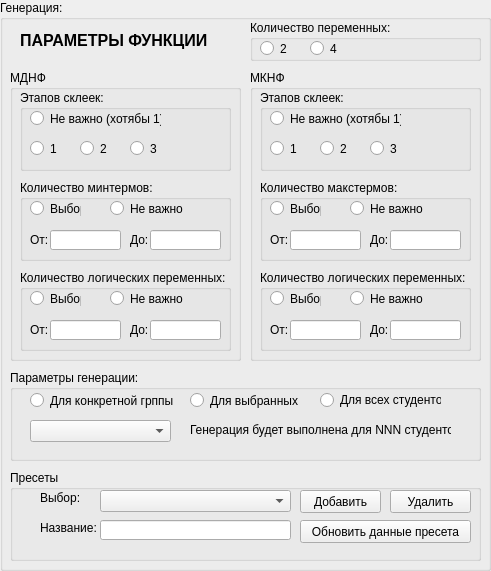
   <widget class="QGroupBox" name="groupBox_functionParams">
    <property name="geometry">
     <rect>
      <x>10</x>
      <y>10</y>
      <width>491</width>
      <height>571</height>
     </rect>
    </property>
    <property name="title">
     <string>Генерация:</string>
    </property>
    <widget class="QGroupBox" name="groupBox_funcVarsCount">
     <property name="geometry">
      <rect>
       <x>250</x>
       <y>20</y>
       <width>231</width>
       <height>41</height>
      </rect>
     </property>
     <property name="title">
      <string>Количество переменных:</string>
     </property>
     <widget class="QRadioButton" name="radioButton_varsCount_2">
      <property name="geometry">
       <rect>
        <x>10</x>
        <y>20</y>
        <width>41</width>
        <height>17</height>
       </rect>
      </property>
      <property name="text">
       <string>2</string>
      </property>
     </widget>
     <widget class="QRadioButton" name="radioButton_varsCount_4">
      <property name="geometry">
       <rect>
        <x>60</x>
        <y>20</y>
        <width>41</width>
        <height>17</height>
       </rect>
      </property>
      <property name="text">
       <string>4</string>
      </property>
     </widget>
    </widget>
    <widget class="QGroupBox" name="groupBox">
     <property name="geometry">
      <rect>
       <x>10</x>
       <y>70</y>
       <width>231</width>
       <height>291</height>
      </rect>
     </property>
     <property name="title">
      <string>МДНФ</string>
     </property>
     <widget class="QGroupBox" name="groupBox_skleykiSteps">
      <property name="geometry">
       <rect>
        <x>10</x>
        <y>20</y>
        <width>211</width>
        <height>81</height>
       </rect>
      </property>
      <property name="title">
       <string>Этапов склеек:</string>
      </property>
      <widget class="QRadioButton" name="radioButton_skleykiCountRandom_mdnf">
       <property name="geometry">
        <rect>
         <x>10</x>
         <y>20</y>
         <width>131</width>
         <height>17</height>
        </rect>
       </property>
       <property name="text">
        <string>Не важно (хотябы 1)</string>
       </property>
      </widget>
      <widget class="QRadioButton" name="radioButton_skleykiCount_1_mdnf">
       <property name="geometry">
        <rect>
         <x>10</x>
         <y>50</y>
         <width>41</width>
         <height>17</height>
        </rect>
       </property>
       <property name="text">
        <string>1</string>
       </property>
      </widget>
      <widget class="QRadioButton" name="radioButton_skleykiCount_2_mdnf">
       <property name="geometry">
        <rect>
         <x>60</x>
         <y>50</y>
         <width>41</width>
         <height>17</height>
        </rect>
       </property>
       <property name="text">
        <string>2</string>
       </property>
      </widget>
      <widget class="QRadioButton" name="radioButton_skleykiCount_3_mdnf">
       <property name="geometry">
        <rect>
         <x>110</x>
         <y>50</y>
         <width>41</width>
         <height>17</height>
        </rect>
       </property>
       <property name="text">
        <string>3</string>
       </property>
      </widget>
     </widget>
     <widget class="QGroupBox" name="groupBox_mintermsCount">
      <property name="geometry">
       <rect>
        <x>10</x>
        <y>110</y>
        <width>211</width>
        <height>81</height>
       </rect>
      </property>
      <property name="title">
       <string>Количество минтермов:</string>
      </property>
      <widget class="QLabel" name="label_mintermsCount_from">
       <property name="geometry">
        <rect>
         <x>10</x>
         <y>50</y>
         <width>21</width>
         <height>20</height>
        </rect>
       </property>
       <property name="text">
        <string>От:</string>
       </property>
      </widget>
      <widget class="QLineEdit" name="lineEdit_mintermsCount_from_mdnf">
       <property name="geometry">
        <rect>
         <x>30</x>
         <y>50</y>
         <width>71</width>
         <height>20</height>
        </rect>
       </property>
      </widget>
      <widget class="QLabel" name="label_mintermsCount_to">
       <property name="geometry">
        <rect>
         <x>110</x>
         <y>50</y>
         <width>21</width>
         <height>20</height>
        </rect>
       </property>
       <property name="text">
        <string>До:</string>
       </property>
      </widget>
      <widget class="QLineEdit" name="lineEdit_mintermsCount_to_mdnf">
       <property name="geometry">
        <rect>
         <x>130</x>
         <y>50</y>
         <width>71</width>
         <height>20</height>
        </rect>
       </property>
      </widget>
      <widget class="QRadioButton" name="radioButton_mintermsCount_chose_mdnf">
       <property name="geometry">
        <rect>
         <x>10</x>
         <y>20</y>
         <width>51</width>
         <height>17</height>
        </rect>
       </property>
       <property name="text">
        <string>Выбор</string>
       </property>
      </widget>
      <widget class="QRadioButton" name="radioButton_mintermsCount_any_mdnf">
       <property name="geometry">
        <rect>
         <x>90</x>
         <y>20</y>
         <width>131</width>
         <height>17</height>
        </rect>
       </property>
       <property name="text">
        <string>Не важно</string>
       </property>
      </widget>
     </widget>
     <widget class="QGroupBox" name="groupBox_varsCountInLastFunc">
      <property name="geometry">
       <rect>
        <x>10</x>
        <y>200</y>
        <width>211</width>
        <height>81</height>
       </rect>
      </property>
      <property name="title">
       <string>Количество логических переменных:</string>
      </property>
      <widget class="QLabel" name="label_varsCountInLastFunc_from">
       <property name="geometry">
        <rect>
         <x>10</x>
         <y>50</y>
         <width>21</width>
         <height>20</height>
        </rect>
       </property>
       <property name="text">
        <string>От:</string>
       </property>
      </widget>
      <widget class="QLineEdit" name="lineEdit_varsCountInLastFunc_from_mdnf">
       <property name="geometry">
        <rect>
         <x>30</x>
         <y>50</y>
         <width>71</width>
         <height>20</height>
        </rect>
       </property>
      </widget>
      <widget class="QLabel" name="label_varsCountInLastFunc_to">
       <property name="geometry">
        <rect>
         <x>110</x>
         <y>50</y>
         <width>21</width>
         <height>20</height>
        </rect>
       </property>
       <property name="text">
        <string>До:</string>
       </property>
      </widget>
      <widget class="QLineEdit" name="lineEdit_varsCountInLastFunc_to_mdnf">
       <property name="geometry">
        <rect>
         <x>130</x>
         <y>50</y>
         <width>71</width>
         <height>20</height>
        </rect>
       </property>
      </widget>
      <widget class="QRadioButton" name="radioButton_varsCountInLastFunc_chose_mdnf">
       <property name="geometry">
        <rect>
         <x>10</x>
         <y>20</y>
         <width>51</width>
         <height>17</height>
        </rect>
       </property>
       <property name="text">
        <string>Выбор</string>
       </property>
      </widget>
      <widget class="QRadioButton" name="radioButton_varsCountInLastFunc_any_mdnf">
       <property name="geometry">
        <rect>
         <x>90</x>
         <y>20</y>
         <width>131</width>
         <height>17</height>
        </rect>
       </property>
       <property name="text">
        <string>Не важно</string>
       </property>
      </widget>
     </widget>
    </widget>
    <widget class="QGroupBox" name="groupBox_2">
     <property name="geometry">
      <rect>
       <x>250</x>
       <y>70</y>
       <width>231</width>
       <height>291</height>
      </rect>
     </property>
     <property name="title">
      <string>МКНФ</string>
     </property>
     <widget class="QGroupBox" name="groupBox_skleykiSteps_3">
      <property name="geometry">
       <rect>
        <x>10</x>
        <y>20</y>
        <width>211</width>
        <height>81</height>
       </rect>
      </property>
      <property name="title">
       <string>Этапов склеек:</string>
      </property>
      <widget class="QRadioButton" name="radioButton_skleykiCountRandom_mknf">
       <property name="geometry">
        <rect>
         <x>10</x>
         <y>20</y>
         <width>131</width>
         <height>17</height>
        </rect>
       </property>
       <property name="text">
        <string>Не важно (хотябы 1)</string>
       </property>
      </widget>
      <widget class="QRadioButton" name="radioButton_skleykiCount_1_mknf">
       <property name="geometry">
        <rect>
         <x>10</x>
         <y>50</y>
         <width>41</width>
         <height>17</height>
        </rect>
       </property>
       <property name="text">
        <string>1</string>
       </property>
      </widget>
      <widget class="QRadioButton" name="radioButton_skleykiCount_2_mknf">
       <property name="geometry">
        <rect>
         <x>60</x>
         <y>50</y>
         <width>41</width>
         <height>17</height>
        </rect>
       </property>
       <property name="text">
        <string>2</string>
       </property>
      </widget>
      <widget class="QRadioButton" name="radioButton_skleykiCount_3_mknf">
       <property name="geometry">
        <rect>
         <x>110</x>
         <y>50</y>
         <width>41</width>
         <height>17</height>
        </rect>
       </property>
       <property name="text">
        <string>3</string>
       </property>
      </widget>
     </widget>
     <widget class="QGroupBox" name="groupBox_mintermsCount_2">
      <property name="geometry">
       <rect>
        <x>10</x>
        <y>110</y>
        <width>211</width>
        <height>81</height>
       </rect>
      </property>
      <property name="title">
       <string>Количество макстермов:</string>
      </property>
      <widget class="QLabel" name="label_mintermsCount_from_2">
       <property name="geometry">
        <rect>
         <x>10</x>
         <y>50</y>
         <width>21</width>
         <height>20</height>
        </rect>
       </property>
       <property name="text">
        <string>От:</string>
       </property>
      </widget>
      <widget class="QLineEdit" name="lineEdit_mintermsCount_from_mknf">
       <property name="geometry">
        <rect>
         <x>30</x>
         <y>50</y>
         <width>71</width>
         <height>20</height>
        </rect>
       </property>
      </widget>
      <widget class="QLabel" name="label_mintermsCount_to_2">
       <property name="geometry">
        <rect>
         <x>110</x>
         <y>50</y>
         <width>21</width>
         <height>20</height>
        </rect>
       </property>
       <property name="text">
        <string>До:</string>
       </property>
      </widget>
      <widget class="QLineEdit" name="lineEdit_mintermsCount_to_mknf">
       <property name="geometry">
        <rect>
         <x>130</x>
         <y>50</y>
         <width>71</width>
         <height>20</height>
        </rect>
       </property>
      </widget>
      <widget class="QRadioButton" name="radioButton_mintermsCount_chose_mknf">
       <property name="geometry">
        <rect>
         <x>10</x>
         <y>20</y>
         <width>51</width>
         <height>17</height>
        </rect>
       </property>
       <property name="text">
        <string>Выбор</string>
       </property>
      </widget>
      <widget class="QRadioButton" name="radioButton_mintermsCount_any_mknf">
       <property name="geometry">
        <rect>
         <x>90</x>
         <y>20</y>
         <width>131</width>
         <height>17</height>
        </rect>
       </property>
       <property name="text">
        <string>Не важно</string>
       </property>
      </widget>
     </widget>
     <widget class="QGroupBox" name="groupBox_varsCountInLastFunc_2">
      <property name="geometry">
       <rect>
        <x>10</x>
        <y>200</y>
        <width>211</width>
        <height>81</height>
       </rect>
      </property>
      <property name="title">
       <string>Количество логических переменных:</string>
      </property>
      <widget class="QLabel" name="label_varsCountInLastFunc_from_2">
       <property name="geometry">
        <rect>
         <x>10</x>
         <y>50</y>
         <width>21</width>
         <height>20</height>
        </rect>
       </property>
       <property name="text">
        <string>От:</string>
       </property>
      </widget>
      <widget class="QLineEdit" name="lineEdit_varsCountInLastFunc_from_mknf">
       <property name="geometry">
        <rect>
         <x>30</x>
         <y>50</y>
         <width>71</width>
         <height>20</height>
        </rect>
       </property>
      </widget>
      <widget class="QLabel" name="label_varsCountInLastFunc_to_2">
       <property name="geometry">
        <rect>
         <x>110</x>
         <y>50</y>
         <width>21</width>
         <height>20</height>
        </rect>
       </property>
       <property name="text">
        <string>До:</string>
       </property>
      </widget>
      <widget class="QLineEdit" name="lineEdit_varsCountInLastFunc_to_mknf">
       <property name="geometry">
        <rect>
         <x>130</x>
         <y>50</y>
         <width>71</width>
         <height>20</height>
        </rect>
       </property>
      </widget>
      <widget class="QRadioButton" name="radioButton_varsCountInLastFunc_chose_mknf">
       <property name="geometry">
        <rect>
         <x>10</x>
         <y>20</y>
         <width>51</width>
         <height>17</height>
        </rect>
       </property>
       <property name="text">
        <string>Выбор</string>
       </property>
      </widget>
      <widget class="QRadioButton" name="radioButton_varsCountInLastFunc_any_mknf">
       <property name="geometry">
        <rect>
         <x>90</x>
         <y>20</y>
         <width>131</width>
         <height>17</height>
        </rect>
       </property>
       <property name="text">
        <string>Не важно</string>
       </property>
      </widget>
     </widget>
    </widget>
    <widget class="QGroupBox" name="groupBox_3">
     <property name="geometry">
      <rect>
       <x>10</x>
       <y>370</y>
       <width>471</width>
       <height>91</height>
      </rect>
     </property>
     <property name="title">
      <string>Параметры генерации:</string>
     </property>
     <widget class="QRadioButton" name="radioButton_generateParam_forAll">
      <property name="geometry">
       <rect>
        <x>310</x>
        <y>20</y>
        <width>121</width>
        <height>20</height>
       </rect>
      </property>
      <property name="text">
       <string>Для всех студентов</string>
      </property>
     </widget>
     <widget class="QRadioButton" name="radioButton_generateParam_forChosedInTable">
      <property name="geometry">
       <rect>
        <x>180</x>
        <y>20</y>
        <width>111</width>
        <height>21</height>
       </rect>
      </property>
      <property name="text">
       <string>Для выбранных</string>
      </property>
     </widget>
     <widget class="QRadioButton" name="radioButton_generateParam_forChoseGroup">
      <property name="geometry">
       <rect>
        <x>20</x>
        <y>20</y>
        <width>151</width>
        <height>21</height>
       </rect>
      </property>
      <property name="text">
       <string>Для конкретной грппы</string>
      </property>
     </widget>
     <widget class="QComboBox" name="comboBox_generateParam_forChosedGroup">
      <property name="geometry">
       <rect>
        <x>20</x>
        <y>50</y>
        <width>141</width>
        <height>22</height>
       </rect>
      </property>
     </widget>
     <widget class="QLabel" name="label_generateStudentsCount">
      <property name="geometry">
       <rect>
        <x>180</x>
        <y>50</y>
        <width>261</width>
        <height>20</height>
       </rect>
      </property>
      <property name="text">
       <string>Генерация будет выполнена для NNN студентов</string>
      </property>
     </widget>
    </widget>
    <widget class="QLabel" name="label_3">
     <property name="geometry">
      <rect>
       <x>20</x>
       <y>20</y>
       <width>221</width>
       <height>41</height>
      </rect>
     </property>
     <property name="font">
      <font>
       <pointsize>12</pointsize>
       <weight>75</weight>
       <bold>true</bold>
      </font>
     </property>
     <property name="text">
      <string>ПАРАМЕТРЫ ФУНКЦИИ</string>
     </property>
    </widget>
    <widget class="QGroupBox" name="groupBox_presets">
     <property name="geometry">
      <rect>
       <x>10</x>
       <y>470</y>
       <width>471</width>
       <height>91</height>
      </rect>
     </property>
     <property name="title">
      <string>Пресеты</string>
     </property>
     <widget class="QComboBox" name="comboBox_chosePrests">
      <property name="geometry">
       <rect>
        <x>90</x>
        <y>20</y>
        <width>191</width>
        <height>22</height>
       </rect>
      </property>
     </widget>
     <widget class="QLabel" name="label_presetsVibor">
      <property name="geometry">
       <rect>
        <x>30</x>
        <y>20</y>
        <width>51</width>
        <height>16</height>
       </rect>
      </property>
      <property name="text">
       <string>Выбор:</string>
      </property>
     </widget>
     <widget class="QPushButton" name="pushButton_presetsApplyName">
      <property name="geometry">
       <rect>
        <x>290</x>
        <y>50</y>
        <width>171</width>
        <height>23</height>
       </rect>
      </property>
      <property name="text">
       <string>Обновить данные пресета</string>
      </property>
     </widget>
     <widget class="QLineEdit" name="lineEdit_presetsName">
      <property name="geometry">
       <rect>
        <x>90</x>
        <y>50</y>
        <width>191</width>
        <height>20</height>
       </rect>
      </property>
     </widget>
     <widget class="QLabel" name="label_presetsName">
      <property name="geometry">
       <rect>
        <x>30</x>
        <y>50</y>
        <width>61</width>
        <height>16</height>
       </rect>
      </property>
      <property name="text">
       <string>Название:</string>
      </property>
     </widget>
     <widget class="QPushButton" name="pushButton_presetsAdd">
      <property name="geometry">
       <rect>
        <x>290</x>
        <y>20</y>
        <width>81</width>
        <height>23</height>
       </rect>
      </property>
      <property name="text">
       <string>Добавить</string>
      </property>
     </widget>
     <widget class="QPushButton" name="pushButton_presetsDelete">
      <property name="geometry">
       <rect>
        <x>380</x>
        <y>20</y>
        <width>81</width>
        <height>23</height>
       </rect>
      </property>
      <property name="text">
       <string>Удалить</string>
      </property>
     </widget>
    </widget>
   </widget>
